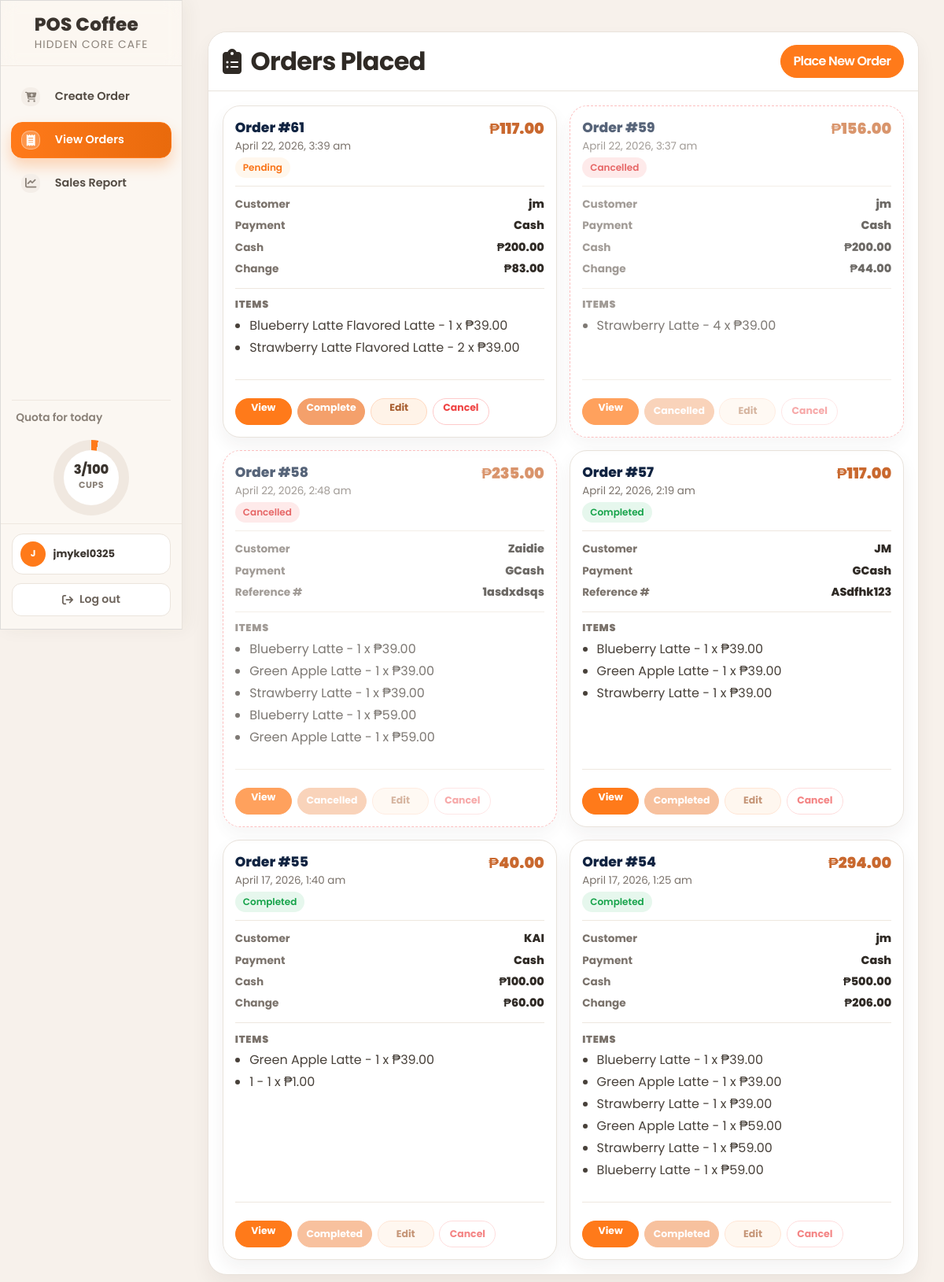
/admin/assets/orders.php (signed in), run on the app's committed database.
### tables this page shows
CREATE TABLE `daily_quota` (
  `id` int(11) NOT NULL,
  `quota_date` date NOT NULL,
  `target_cups` int(11) NOT NULL DEFAULT 0,
  `created_by` int(11) DEFAULT NULL,
  `created_at` datetime NOT NULL DEFAULT current_timestamp(),
  `updated_at` datetime NOT NULL DEFAULT current_timestamp() ON UPDATE current_timestamp()
);

CREATE TABLE `orders` (
  `id` int(11) NOT NULL,
  `customer_name` varchar(255) NOT NULL,
  `payment_mode` enum('Cash','GCash') NOT NULL,
  `order_status` varchar(20) NOT NULL DEFAULT 'pending',
  `discount_type` varchar(20) DEFAULT NULL,
  `discount_rate` decimal(5,2) DEFAULT 0.00,
  `discount_amount` decimal(10,2) DEFAULT 0.00,
  `final_total` decimal(10,2) DEFAULT 0.00,
  `gcash_reference` varchar(100) DEFAULT NULL,
  `total` decimal(10,2) NOT NULL,
  `cash_received` decimal(10,2) DEFAULT 0.00,
  `change_due` decimal(10,2) DEFAULT 0.00,
  `created_at` datetime NOT NULL DEFAULT current_timestamp()
);

CREATE TABLE `order_items` (
  `id` int(11) NOT NULL,
  `order_id` int(11) NOT NULL,
  `product_name` varchar(100) NOT NULL,
  `category` varchar(100) NOT NULL,
  `size` varchar(20) NOT NULL DEFAULT '12oz',
  `quantity` int(11) NOT NULL,
  `price` decimal(10,2) NOT NULL
);

### config/function.php (called while the page is built, shortened)
<?php
require_once __DIR__ . '/dbcon.php';
if(!function_exists('ensureDailyQuotaTable')){
    function ensureDailyQuotaTable(){
    global $conn;
    $sql = "CREATE TABLE IF NOT EXISTS daily_quota (
        id INT(11) NOT NULL AUTO_INCREMENT,
        quota_date DATE NOT NULL,
        target_cups INT(11) NOT NULL DEFAULT 0,
        created_by INT(11) NULL DEFAULT NULL,
        created_at DATETIME NOT NULL DEFAULT CURRENT_TIMESTAMP,
        updated_at DATETIME NOT NULL DEFAULT CURRENT_TIMESTAMP ON UPDATE CURRENT_TIMESTAMP,
        PRIMARY KEY (id),
        UNIQUE KEY uq_quota_date (quota_date)
    ) ENGINE=InnoDB DEFAULT CHARSET=utf8mb4 COLLATE=utf8mb4_general_ci";
    $ready = mysqli_query($conn, $sql) ? true : false;
    return $ready;
}
}
if(!function_exists('hasOrdersStatusColumn')){
    function hasOrdersStatusColumn(){
    global $conn;
    $checked = true;
    $res = mysqli_query($conn, "SHOW COLUMNS FROM orders LIKE 'order_status'");
    $hasColumn = ($res && mysqli_num_rows($res) > 0);
    return $hasColumn;
}
}
if(!function_exists('getTodaySoldCups')){
    function getTodaySoldCups(){
    global $conn;
    $where = "DATE(o.created_at) = CURDATE()";
    if(hasOrdersStatusColumn()){
        $where .= " AND LOWER(COALESCE(o.order_status, '')) IN ('completed','paid','served')";
    }
    $sql = "SELECT COALESCE(SUM(oi.quantity), 0) AS sold_cups
            FROM orders o
            INNER JOIN order_items oi ON oi.order_id = o.id
            WHERE $where";
    $result = mysqli_query($conn, $sql);
    $row = mysqli_fetch_assoc($result);
    return (int)($row['sold_cups'] ?? 0);
}
}
if(!function_exists('getTodayQuotaTarget')){
    function getTodayQuotaTarget(){
    global $conn;
    $result = mysqli_query($conn, "SELECT target_cups FROM daily_quota WHERE quota_date = CURDATE() LIMIT 1");
    $row = mysqli_fetch_assoc($result);
    return max(0, (int)($row['target_cups'] ?? 0));
}
}

### admin/assets/orders.php (the view, shortened to what this page needs)
<?php
include('includes/header.php');
include('../../config/dbcon.php');
$isStaff = (($_SESSION['loggedInUser']['role'] ?? '') === 'staff');
?>
<div class="container-fluid px-4 hc-admin-page hc-orders-page hc-orders-ref">
    <div class="card mt-4 shadow-sm">
        <div class="card-header">
            <h4 class="mb-0">
                <i class="fas fa-clipboard-list"></i> Orders Placed
                <a href="orders-create.php" class="btn btn-primary float-end"> Place New Order </a>
            </h4>
        </div>
        <div class="card-body">
            <?php
            $orders_query = "SELECT * FROM orders ORDER BY id DESC";
            $orders_result = mysqli_query($conn, $orders_query);
            $orders = mysqli_fetch_all($orders_result, MYSQLI_ASSOC);
            ?>
            <div class="hc-orders-grid">
                <?php if (!empty($orders)): ?>
                    <?php foreach ($orders as $order): ?>
                        <?php
                            $status = strtolower((string)($order['order_status'] ?? 'pending'));
                            $isCompleted = ($status === 'completed');
                            $isCancelled = ($status === 'cancelled');
                        ?>
                        <div class="hc-order-col">
                            <div class="order-card <?= $isCancelled ? 'cancelled status-cancelled' : ($isCompleted ? 'status-completed' : 'status-pending') ?>">
                                <div class="order-info">
                                    <div class="hc-order-head">
                                        <div>
                                            <div class="order-title">Order #<?= $order['id'] ?></div>
                                            <div class="hc-order-sub text-muted"><?= date('F j, Y, g:i a', strtotime($order['created_at'])) ?></div>
                                            <div class="mt-1">
                                                <?php if ($isCancelled): ?>
                                                    <span class="status-badge status-cancelled">Cancelled</span>
                                                <?php else: ?>
                                                    <span class="status-badge <?= $isCompleted ? 'status-completed' : 'status-pending' ?>">
                                                        <?= $isCompleted ? 'Completed' : 'Pending' ?>
                                                    </span>
                                                <?php endif; ?>
                                            </div>
                                        </div>
                                        <div class="hc-order-total">&#8369;<?= number_format($order['total'], 2) ?></div>
                                    </div>
                                    <div class="hc-order-meta">
                                        <div class="hc-order-meta-row">
                                            <span class="hc-order-meta-label">Customer</span>
                                            <span class="hc-order-meta-value"><?= htmlspecialchars($order['customer_name']) ?></span>
                                        </div>
                                        <div class="hc-order-meta-row">
                                            <span class="hc-order-meta-label">Payment</span>
                                            <span class="hc-order-meta-value"><?= ucfirst($order['payment_mode']) ?></span>
                                        </div>
                                        <?php if ($order['payment_mode'] === 'GCash' && isset($order['gcash_reference']) && trim((string)$order['gcash_reference']) !== ''): ?>
                                            <div class="hc-order-meta-row">
                                                <span class="hc-order-meta-label">Reference #</span>
                                                <span class="hc-order-meta-value"><?= htmlspecialchars($order['gcash_reference']) ?></span>
                                            </div>
                                        <?php endif; ?>
                                        <?php if ($order['payment_mode'] === 'Cash'): ?>
                                            <div class="hc-order-meta-row">
                                                <span class="hc-order-meta-label">Cash</span>
                                                <span class="hc-order-meta-value">&#8369;<?= number_format((float)($order['cash_received'] ?? 0), 2) ?></span>
                                            </div>
                                            <div class="hc-order-meta-row">
                                                <span class="hc-order-meta-label">Change</span>
                                                <span class="hc-order-meta-value">&#8369;<?= number_format((float)($order['change_due'] ?? 0), 2) ?></span>
                                            </div>
                                        <?php endif; ?>
                                    </div>
                                    <div class="hc-order-items">
                                        <div class="hc-order-items-title">Items</div>
                                        <ul class="hc-order-items-list">
                                            <?php
                                            $order_id = (int)$order['id'];
                                            $order_items_query = "SELECT * FROM order_items WHERE order_id = $order_id";
                                            $order_items_result = mysqli_query($conn, $order_items_query);
                                            $order_items = mysqli_fetch_all($order_items_result, MYSQLI_ASSOC);
                                            if (!empty($order_items)):
                                                foreach ($order_items as $item):
                                            ?>
                                                <li>
                                                    <?= htmlspecialchars($item['product_name']) ?>
                                                    <?= htmlspecialchars($item['category']) ?> -
                                                    <?= (int)$item['quantity'] ?> x &#8369;<?= number_format((float)$item['price'], 2) ?>
                                                </li>
                                            <?php
                                                endforeach;
                                            else:
                                            ?>
                                                <li>No items found for this order.</li>
                                            <?php endif; ?>
                                        </ul>
                                    </div>
                                    <div class="hc-order-footer">
                                        <div class="hc-order-actions">
                                            <a href="orders-view.php?id=<?= $order['id'] ?>" class="btn btn-action btn-sm">View</a>
                                            <?php if ($isStaff): ?>
                                                <?php if ($isCompleted || $isCancelled): ?>
                                                    <button type="button" class="btn btn-success btn-sm" disabled><?= $isCancelled ? 'Cancelled' : 'Completed' ?></button>
                                                    <button type="button" class="btn btn-warning btn-sm" disabled title="This order cannot be edited">Edit</button>
                                                    <button type="button" class="btn btn-cancel btn-sm" disabled title="This order cannot be cancelled">Cancel</button>
                                                <?php else: ?>
                                                    <a href="orders-complete.php?id=<?= $order['id'] ?>"
                                                       class="btn btn-success btn-sm"
                                                       onclick="return confirm('Mark this order as completed? This action will lock editing.')">
                                                        Complete
                                                    </a>
                                                    <a href="orders-edit.php?id=<?= $order['id'] ?>" class="btn btn-warning btn-sm">Edit</a>
                                                    <a href="orders-cancel.php?id=<?= $order['id'] ?>"
                                                       class="btn btn-cancel btn-sm"
                                                       onclick="return cancelOrder(<?= (int)$order['id'] ?>);">
                                                        Cancel
                                                    </a>
                                                <?php endif; ?>
                                            <?php endif; ?>
                                        </div>
                                    </div>
                                </div>
                            </div>
                        </div>
                    <?php endforeach; ?>
                <?php else: ?>
                    <div class="alert alert-warning mt-3">No Orders Found</div>
                <?php endif; ?>
            </div>
        </div>
    </div>
</div>
<?php include('includes/footer.php'); ?>

### admin/assets/includes/sidebar.php (shortened to what this page needs)
<div id="layoutSidenav_nav">
    <nav class="sb-sidenav accordion sb-sidenav-dark" id="sidenavAccordion">
        <?php
            $isStaff = (($_SESSION['loggedInUser']['role'] ?? '') === 'staff');
            $homeLink = $isStaff ? 'orders-create.php' : 'dashboard.php';
            $currentPage = basename($_SERVER['PHP_SELF'] ?? '');
            $username = $_SESSION['loggedInUser']['username'] ?? 'User';
            $initialsSource = preg_replace('/[^a-zA-Z0-9 ]/', '', $username);
            $initialWords = preg_split('/\s+/', trim($initialsSource));
            $initials = '';
            foreach ($initialWords as $w) {
                if ($w !== '') {
                    $initials .= strtoupper(substr($w, 0, 1));
                }
            }
            $salesPages = ['sales-report.php'];
            $isCreateOrderActive = ($currentPage === 'orders-create.php');
            $isViewOrdersActive = ($currentPage === 'orders.php');
            $isSalesActive = in_array($currentPage, $salesPages, true);
            $quotaCurrent = getTodaySoldCups();
            $quotaTarget = getTodayQuotaTarget();
            $quotaPercent = max(0, min(100, (int) round(($quotaCurrent / max(1, $quotaTarget)) * 100)));
        ?>
        <div class="hc-sidebar-brand">
            <div class="hc-brand-row">
                <a href="<?= $homeLink ?>" class="hc-brand-link">
                    <span class="hc-brand-text">
                        <span class="hc-brand-title">POS Coffee</span>
                        <span class="hc-brand-subtitle">Hidden Core Cafe</span>
                    </span>
                </a>
            </div>
        </div>
        <div class="sb-sidenav-menu">
            <div class="nav hc-nav hc-nav-main">
                <?php if ($isStaff): ?>
                    <a class="nav-link <?= $isCreateOrderActive ? 'active' : '' ?>" href="orders-create.php">
                        <div class="sb-nav-link-icon"><i class="fas fa-cart-plus"></i></div>
                        Create Order
                    </a>
                    <a class="nav-link <?= $isViewOrdersActive ? 'active' : '' ?>" href="orders.php">
                        <div class="sb-nav-link-icon"><i class="fas fa-receipt"></i></div>
                        View Orders
                    </a>
                    <a class="nav-link <?= $isSalesActive ? 'active' : '' ?>" href="sales-report.php">
                        <div class="sb-nav-link-icon"><i class="fas fa-chart-line"></i></div>
                        Sales Report
                    </a>
                <?php endif; ?>
            </div>
        </div>
        <div class="hc-sidebar-status" style="--quotaPercent: <?= $quotaPercent ?>;">
            <div class="hc-status-label">Quota for today</div>
            <div class="hc-quota-ring">
                <div class="hc-quota-inner">
                    <div class="hc-quota-value"><?= (int) $quotaCurrent ?>/<?= (int) $quotaTarget ?></div>
                    <div class="hc-quota-unit">CUPS</div>
                </div>
            </div>
        </div>
        <div class="sb-sidenav-footer">
            <div class="hc-account-card">
                <div class="hc-account-avatar"><?= htmlspecialchars($initials) ?></div>
                <div class="hc-account-meta">
                    <div class="hc-account-name"><?= htmlspecialchars($username) ?></div>
                </div>
            </div>
            <a href="../../logout.php" class="hc-logout-link">
                <i class="fas fa-arrow-right-from-bracket"></i>
                <span>Log out</span>
            </a>
        </div>
    </nav>
</div>

### data on the page
daily_quota: target_cups "100"
orders: id "61", created_at "April 22, 2026, 3:39 am", order_status "Pending", total "117.00", customer_name "jm", payment_mode "Cash", cash_received "200.00", change_due "83.00"
order_items: product_name "Blueberry Latte", category "Flavored Latte", quantity "1", price "39.00"
order_items: product_name "Strawberry Latte", category "Flavored Latte", quantity "2", price "39.00"
orders: id "59", created_at "April 22, 2026, 3:37 am", order_status "Cancelled", total "156.00", customer_name "jm", payment_mode "Cash", cash_received "200.00", change_due "44.00"
order_items: product_name "Strawberry Latte", quantity "4", price "39.00"
orders: id "58", created_at "April 22, 2026, 2:48 am", order_status "Cancelled", total "235.00", customer_name "Zaidie", payment_mode "GCash", gcash_reference "1asdxdsqs"
order_items: product_name "Blueberry Latte", quantity "1", price "39.00"
order_items: product_name "Green Apple Latte", quantity "1", price "39.00"
order_items: product_name "Strawberry Latte", quantity "1", price "39.00"
order_items: product_name "Blueberry Latte", quantity "1", price "59.00"
order_items: product_name "Green Apple Latte", quantity "1", price "59.00"
orders: id "57", created_at "April 22, 2026, 2:19 am", order_status "Completed", total "117.00", customer_name "JM", payment_mode "GCash", gcash_reference "ASdfhk123"
order_items: product_name "Blueberry Latte", quantity "1", price "39.00"
order_items: product_name "Green Apple Latte", quantity "1", price "39.00"
order_items: product_name "Strawberry Latte", quantity "1", price "39.00"
orders: id "55", created_at "April 17, 2026, 1:40 am", order_status "Completed", total "40.00", customer_name "KAI", payment_mode "Cash", cash_received "100.00", change_due "60.00"
order_items: product_name "Green Apple Latte", quantity "1", price "39.00"
order_items: product_name "1", quantity "1", price "1.00"
orders: id "54", created_at "April 17, 2026, 1:25 am", order_status "Completed", total "294.00", customer_name "jm", payment_mode "Cash", cash_received "500.00", change_due "206.00"
order_items: product_name "Blueberry Latte", quantity "1", price "39.00"
order_items: product_name "Green Apple Latte", quantity "1", price "39.00"
order_items: product_name "Strawberry Latte", quantity "1", price "39.00"
order_items: product_name "Green Apple Latte", quantity "1", price "59.00"
order_items: product_name "Strawberry Latte", quantity "1", price "59.00"
order_items: product_name "Blueberry Latte", quantity "1", price "59.00"

### other printed values
$quotaCurrent "3"
$initials "J"
$username "jmykel0325"
